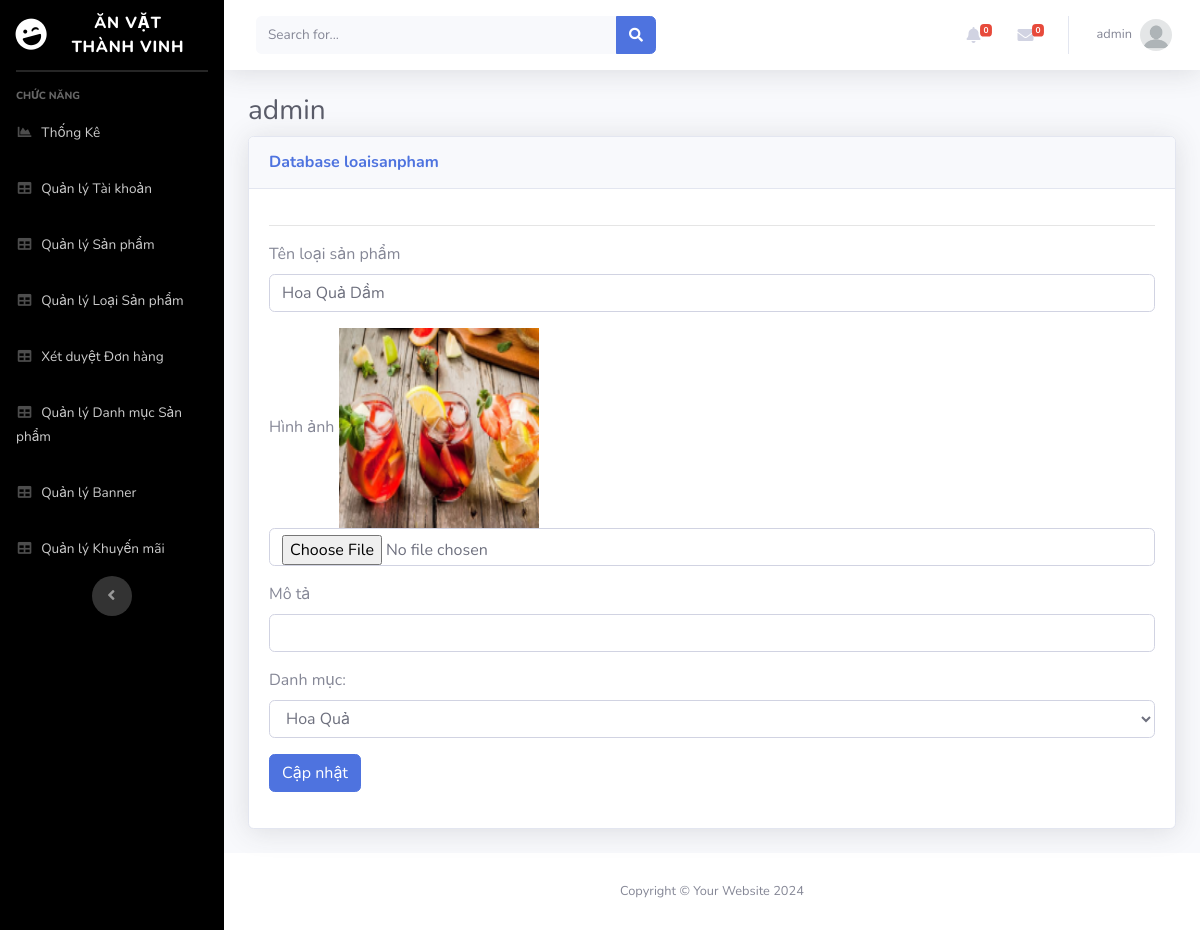
Screenshot of /Admin/index.php?mod=loaisanpham&act=edit&id=46 (signed in) with the database file from the repository.
### tables this page shows
CREATE TABLE `loaisanpham` (
  `MaLSP` int(11) NOT NULL,
  `TenLSP` varchar(70) NOT NULL,
  `HinhAnh` varchar(200) NOT NULL,
  `Mota` varchar(200) NOT NULL,
  `MaDM` int(11) NOT NULL
);

CREATE TABLE `danhmuc` (
  `MaDM` int(11) NOT NULL,
  `TenDM` varchar(255) DEFAULT NULL
);

### Admin/MVC/controllers/LoaisanphamController.php (called while the page is built, shortened)
<?php
require_once("MVC/Models/loaisanpham.php");
class LoaisanphamController
{
	var $loaisanpham_model;
	function __construct()
	{
		$this->loaisanpham_model = new loaisanpham();
	}
	public function edit()
	{
		$id = isset($_GET['id']) ? $_GET['id'] : 5;
		$data_detail = $this->loaisanpham_model->find($id);
		$data = $this->loaisanpham_model->danhmuc();
		require_once("MVC/Views/Admin/index.php");
	}
}

### Admin/MVC/Models/connection.php (called while the page is built, shortened)
<?php
    class Connection{
        function __construct()
        {
            $severname ="localhost";
            $username ="root";
            $password ="";
            $db_name ="bandoan";
            $this->conn = new mysqli($severname,$username,$password,$db_name);
        }
    }
?>

### Admin/MVC/Models/model.php (called while the page is built, shortened)
<?php
require_once("connection.php");
class Model
{
    var $conn;
    var $table;
    var $contens;
    function __construct()
    {
        $conn_obj = new Connection();
        $this->conn = $conn_obj->conn;
    }
    function find($id)
    {
        $query = "select * from $this->table where $this->contens =$id";
        return $this->conn->query($query)->fetch_assoc();
    }
}

### Admin/MVC/Models/loaisanpham.php (called while the page is built, shortened)
<?php
require_once("model.php");
class loaisanpham extends Model
{
    function danhmuc(){
        $query = "select * from danhmuc ";
        require("result.php");
        return $data;
    }
}

### Admin/MVC/Models/result.php (called while the page is built)
<?php
$result = $this->conn->query($query);
$data = array();
while ($row = $result->fetch_assoc()) {
    $data[] = $row;
}
?>

### Admin/MVC/Views/loaisanpham/edit.php (the view, shortened to what this page needs)
<hr>
<table class="table table-bordered" id="dataTable" width="100%" cellspacing="0">
    <form action="?mod=loaisanpham&act=update" method="POST" role="form" enctype="multipart/form-data">
        <div class="form-group">
            <label for="">Tên loại sản phẩm</label>
            <input type="text" class="form-control" id="" placeholder="" name="TenLSP" value="<?=$data_detail['TenLSP'] ?>">
        </div>
        <div class="form-group">
            <label for="">Hình ảnh</label>
            <img src="../public/img/company/<?=$data_detail['HinhAnh']?>" height="200px" width="200px">
            <input type="file" class="form-control" id="" placeholder="" name="HinhAnh" >
        </div>
        <div class="form-group">
            <label for="">Mô tả</label>
            <input type="text" class="form-control" id="" placeholder="" name="MoTa"  value="<?=$data_detail['Mota'] ?>">
        </div>
        <div class="form-group">
            <label for="cars">Danh mục: </label>
            <select id="" name="MaDM" class="form-control">
                <?php foreach ($data as $row) { ?>
                    <option <?= ($data_detail['MaDM'] == $row['MaDM'] ) ? 'selected' : '' ?> value="<?= $row['MaDM'] ?>"> <?=$row['TenDM']?></option>
                <?php } ?>
            </select>
        </div>
        <button type="submit" class="btn btn-primary">Cập nhật</button>
    </form>
</table>

### rows the page displays
loaisanpham: TenLSP "Hoa Quả Dầm", HinhAnh (picture), MaDM "Hoa Quả"

### other values shown
$_SESSION['login']['TaiKhoan'] "admin"
$mod "loaisanpham"
